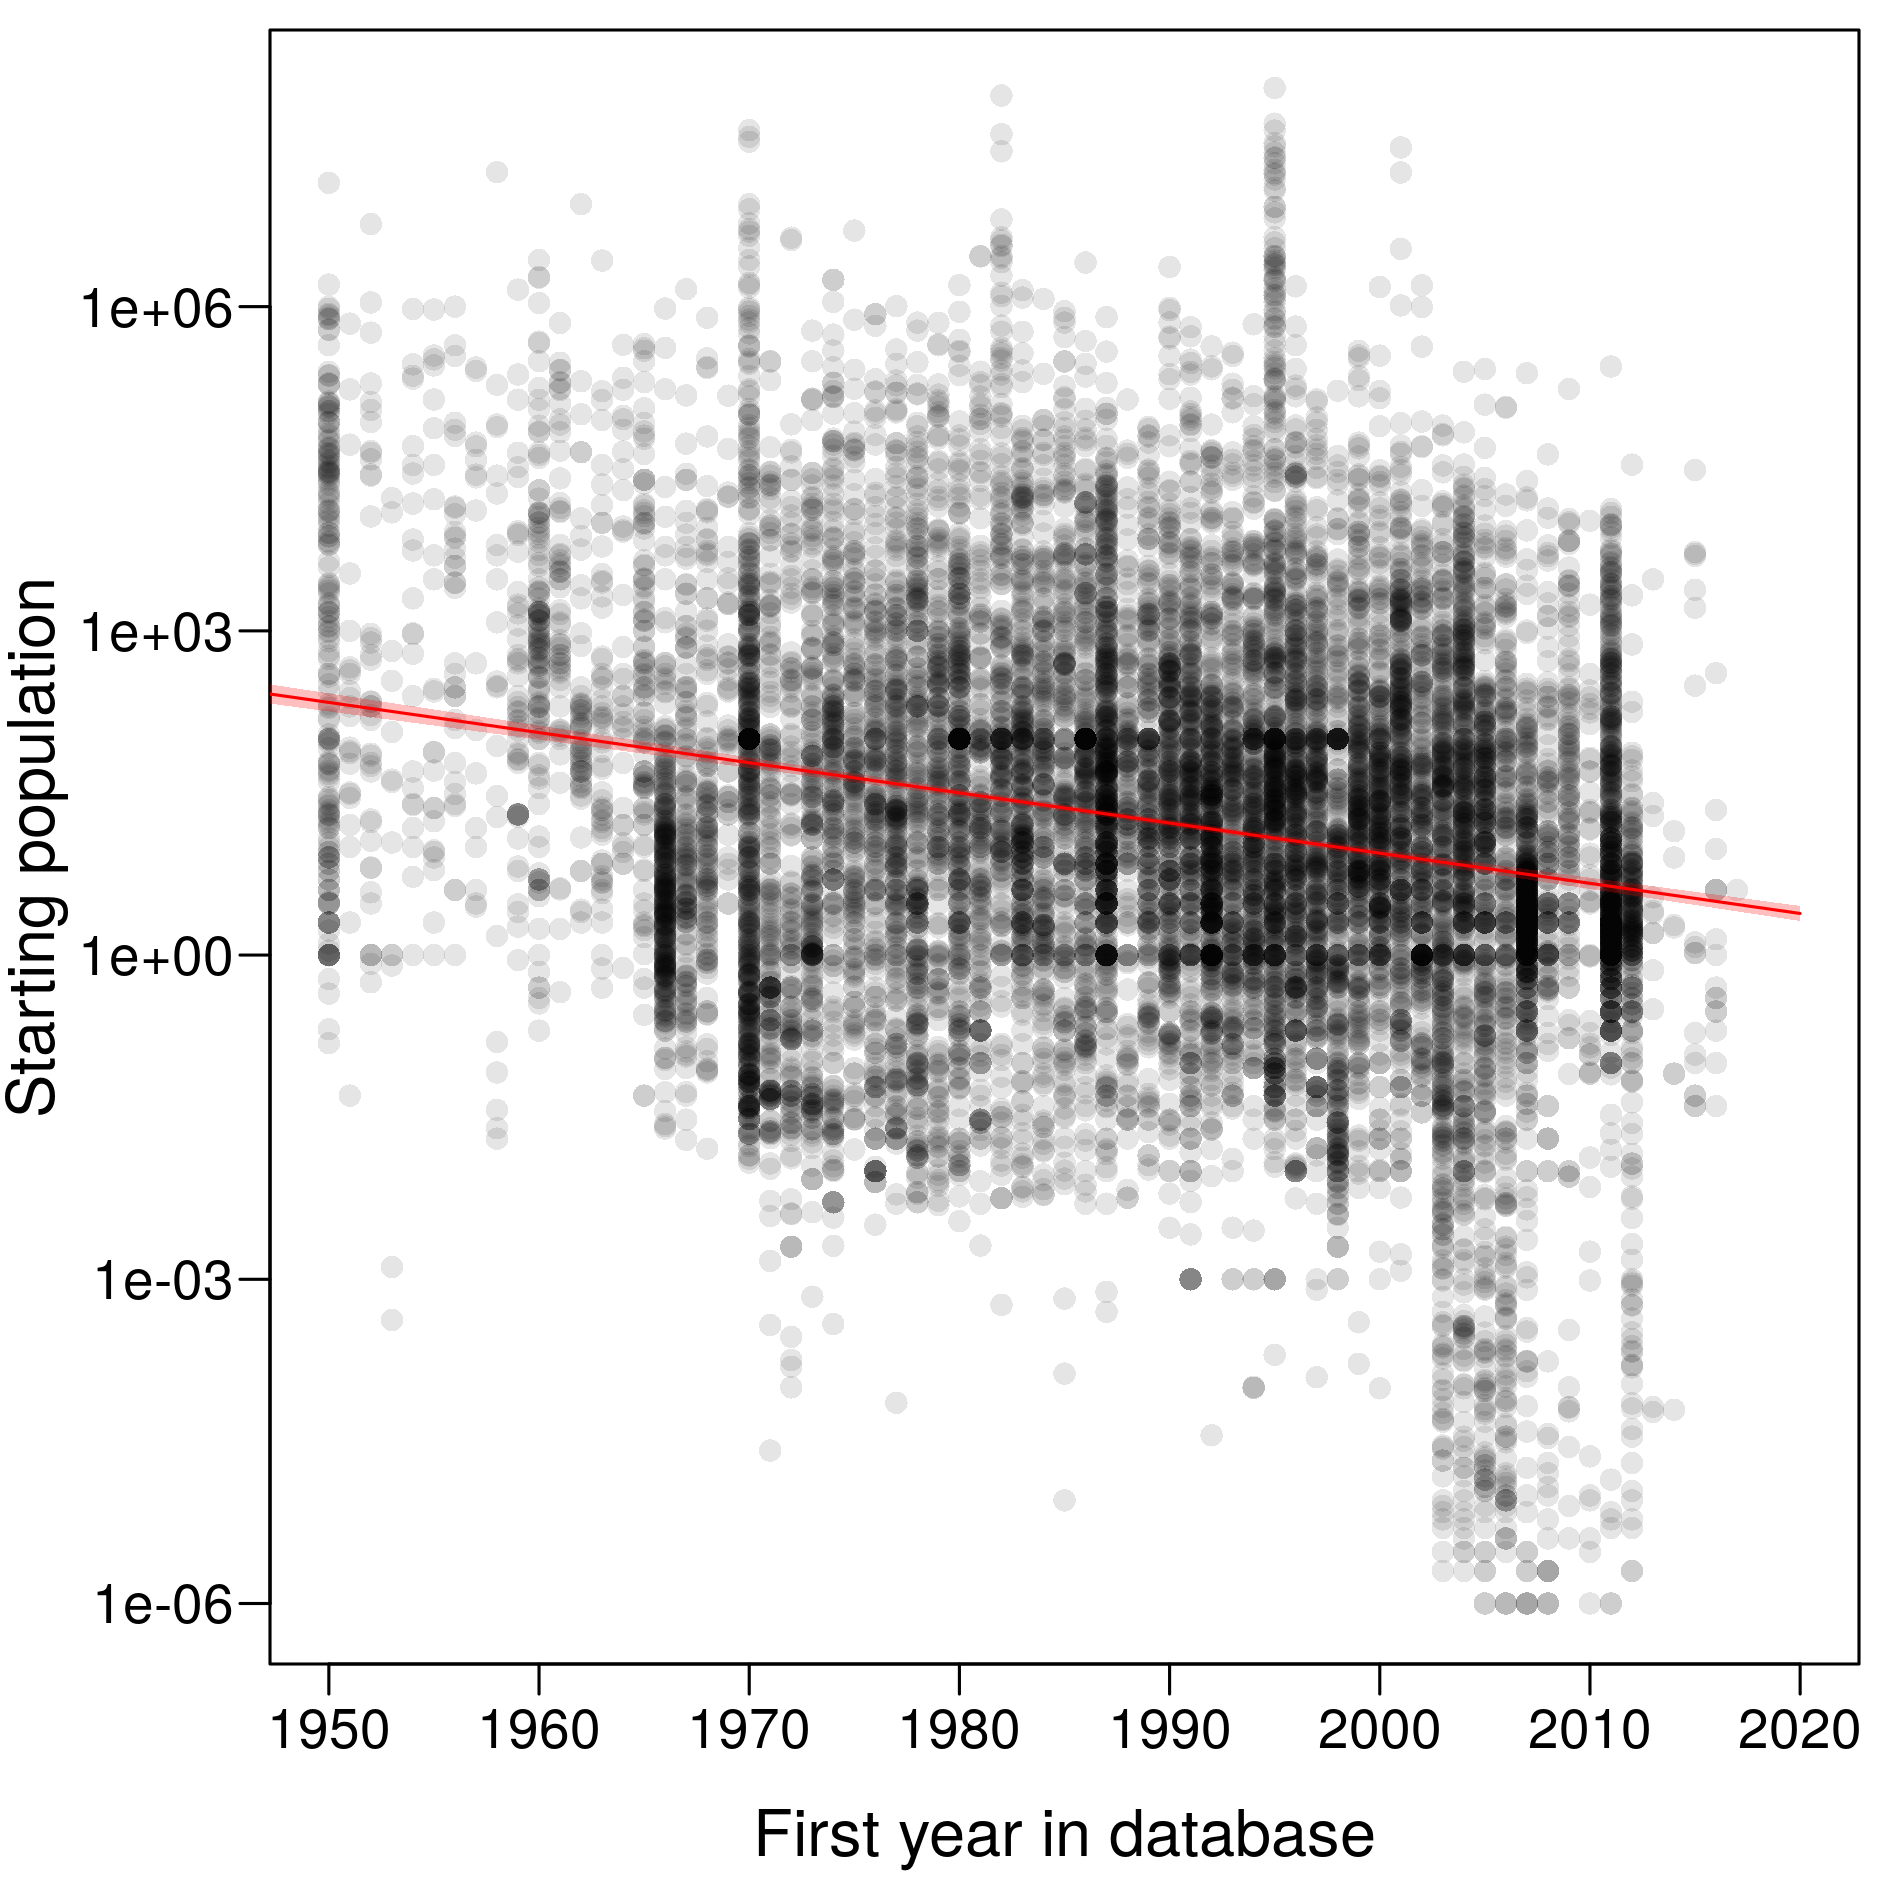

This chart was generated by the following R code:
# Open  dataset. This must be downloaded from http://stats.livingplanetindex.org/
lpi <- read.csv("LPR2020data_public.csv", na.strings = "NULL")

# Separate the portion f the dataset that includes the population counts
pop.mat <- lpi[,30:98] 

# Create a vector for the years in the dataset (x-axis in plot)
years <- 1950:2018

# Create four blank vectors that will hold infomation on the first year of monitoring, the last year of monitoring, the population at the start of monitoring and the time-series length.
# Some of this is not used specifically in the plot, but can be valuable for exploratory analysis.
start.year <- rep(NA,dim(pop.mat)[1])
last.year <- rep(NA,dim(pop.mat)[1])
start.N <- rep(NA,dim(pop.mat)[1])
ts.length <- rep(NA,dim(pop.mat)[1])

# Run a loop for each time-series in the dataset.
for (k in 1:dim(pop.mat)[1]) {
  
  if (length(which(!is.na(pop.mat[k,])==TRUE))>0){
    # First year in dataset
    start.year[k] <- as.numeric(years[which(!is.na(pop.mat[k,])==TRUE)[1]])
    # Last year in dataset
    last.year[k] <- max(as.numeric(years[which(!is.na(pop.mat[k,])==TRUE)]))
    # Starting population size
    start.N[k] <- as.numeric(pop.mat[k,!is.na(pop.mat[k,])][1])
    Length of time-series
    ts.length[k] <- as.numeric(length(pop.mat[k,!is.na(pop.mat[k,])]))
  }
}

# Save the dependent and independent variables. 
DV <- start.N[which(start.N > 0)]
IV <- start.year[which(start.N > 0)]

# Set up plot and dimensions
png(filename="Figure2.png",width=16,height=16,units="cm",res=300)

# Set up plot margins
par(mai=c(0.75,0.9,0.1,0.1))

# Make a plot, using a log-transfromation for the y-axis.
plot(DV~IV,	pch=16,col=rgb(0,0,0,0.1), log="y",ylim=c(1e-6,1e8), ylab="", xlab="", las=1, xlim=c(1950,2020),cex.axis=1.1, cex.lab= 1.3, mgp=c(3,0.6,0))

# Add the axes labels to the plot
mtext("First year in database",1,2.4, cex=1.3)
mtext("Starting population",2,3.4, cex=1.3)

# Perform a linear regression on log-transformed dependent variable
lm.reg <- lm(log(DV)~IV)

# Predict the curve from the regression
y.pred <- predict(lm.reg,interval="confidence", newdata=data.frame(IV=c(1940:2020)))

# Add a polygon for the confirndece intervals around the regression prediction.
# This is not really visible due to the narrow confidence interval (i.e. large sample size)
polygon(c(c(1940:2020),rev(c(1940:2020))), c(exp(y.pred[,2]),rev(exp(y.pred[,3]))), col=rgb(1,0,0,0.25),border=NA)

# Add a red regression line
lines(1940:2020,exp(y.pred[,1]), col="red", lwd=1)

#Save figure and close plotting device
dev.off()
